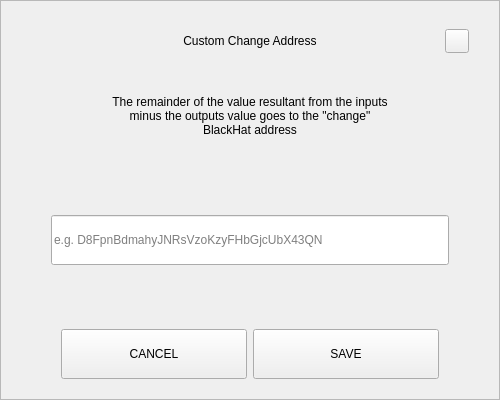
<?xml version="1.0" encoding="UTF-8"?>
<ui version="4.0">
 <class>SendChangeAddressDialog</class>
 <widget class="QDialog" name="SendChangeAddressDialog">
  <property name="geometry">
   <rect>
    <x>0</x>
    <y>0</y>
    <width>500</width>
    <height>400</height>
   </rect>
  </property>
  <property name="windowTitle">
   <string>Dialog</string>
  </property>
  <layout class="QVBoxLayout" name="verticalLayout">
   <property name="spacing">
    <number>0</number>
   </property>
   <property name="leftMargin">
    <number>0</number>
   </property>
   <property name="topMargin">
    <number>0</number>
   </property>
   <property name="rightMargin">
    <number>0</number>
   </property>
   <property name="bottomMargin">
    <number>0</number>
   </property>
   <item>
    <widget class="QFrame" name="frame">
     <property name="styleSheet">
      <string notr="true"/>
     </property>
     <property name="frameShape">
      <enum>QFrame::StyledPanel</enum>
     </property>
     <property name="frameShadow">
      <enum>QFrame::Raised</enum>
     </property>
     <layout class="QVBoxLayout" name="verticalLayout_2" stretch="0,0,0,0,0,0,0">
      <property name="spacing">
       <number>0</number>
      </property>
      <property name="leftMargin">
       <number>30</number>
      </property>
      <property name="topMargin">
       <number>20</number>
      </property>
      <property name="rightMargin">
       <number>30</number>
      </property>
      <property name="bottomMargin">
       <number>20</number>
      </property>
      <item>
       <layout class="QHBoxLayout" name="horizontalLayout_3">
        <property name="spacing">
         <number>0</number>
        </property>
        <item>
         <spacer name="horizontalSpacer_2">
          <property name="orientation">
           <enum>Qt::Horizontal</enum>
          </property>
          <property name="sizeHint" stdset="0">
           <size>
            <width>40</width>
            <height>20</height>
           </size>
          </property>
         </spacer>
        </item>
        <item>
         <widget class="QLabel" name="labelTitle">
          <property name="minimumSize">
           <size>
            <width>0</width>
            <height>40</height>
           </size>
          </property>
          <property name="maximumSize">
           <size>
            <width>16777215</width>
            <height>40</height>
           </size>
          </property>
          <property name="styleSheet">
           <string notr="true">padding-left:24px;</string>
          </property>
          <property name="text">
           <string>Custom Change Address</string>
          </property>
          <property name="alignment">
           <set>Qt::AlignCenter</set>
          </property>
          <property name="margin">
           <number>7</number>
          </property>
         </widget>
        </item>
        <item>
         <spacer name="horizontalSpacer">
          <property name="orientation">
           <enum>Qt::Horizontal</enum>
          </property>
          <property name="sizeHint" stdset="0">
           <size>
            <width>40</width>
            <height>20</height>
           </size>
          </property>
         </spacer>
        </item>
        <item>
         <widget class="QPushButton" name="btnEsc">
          <property name="minimumSize">
           <size>
            <width>24</width>
            <height>24</height>
           </size>
          </property>
          <property name="maximumSize">
           <size>
            <width>24</width>
            <height>24</height>
           </size>
          </property>
          <property name="focusPolicy">
           <enum>Qt::NoFocus</enum>
          </property>
          <property name="text">
           <string/>
          </property>
         </widget>
        </item>
       </layout>
      </item>
      <item>
       <spacer name="verticalSpacer_2">
        <property name="orientation">
         <enum>Qt::Vertical</enum>
        </property>
        <property name="sizeType">
         <enum>QSizePolicy::Fixed</enum>
        </property>
        <property name="sizeHint" stdset="0">
         <size>
          <width>20</width>
          <height>20</height>
         </size>
        </property>
       </spacer>
      </item>
      <item alignment="Qt::AlignHCenter">
       <widget class="QLabel" name="labelMessage">
        <property name="minimumSize">
         <size>
          <width>0</width>
          <height>70</height>
         </size>
        </property>
        <property name="text">
         <string>The remainder of the value resultant from the inputs minus the outputs value goes to the &quot;change&quot; BlackHat address</string>
        </property>
        <property name="alignment">
         <set>Qt::AlignCenter</set>
        </property>
        <property name="wordWrap">
         <bool>true</bool>
        </property>
       </widget>
      </item>
      <item>
       <spacer name="verticalSpacer_3">
        <property name="orientation">
         <enum>Qt::Vertical</enum>
        </property>
        <property name="sizeHint" stdset="0">
         <size>
          <width>20</width>
          <height>40</height>
         </size>
        </property>
       </spacer>
      </item>
      <item>
       <layout class="QHBoxLayout" name="horizontalLayout_2">
        <property name="spacing">
         <number>0</number>
        </property>
        <property name="leftMargin">
         <number>20</number>
        </property>
        <property name="rightMargin">
         <number>20</number>
        </property>
        <item>
         <widget class="QLineEdit" name="lineEditAddress">
          <property name="minimumSize">
           <size>
            <width>0</width>
            <height>50</height>
           </size>
          </property>
          <property name="placeholderText">
           <string notr="true">e.g. D8FpnBdmahyJNRsVzoKzyFHbGjcUbX43QN</string>
          </property>
         </widget>
        </item>
       </layout>
      </item>
      <item>
       <spacer name="verticalSpacer">
        <property name="orientation">
         <enum>Qt::Vertical</enum>
        </property>
        <property name="sizeHint" stdset="0">
         <size>
          <width>20</width>
          <height>40</height>
         </size>
        </property>
       </spacer>
      </item>
      <item>
       <layout class="QHBoxLayout" name="horizontalLayout" stretch="2,2">
        <property name="spacing">
         <number>6</number>
        </property>
        <property name="leftMargin">
         <number>30</number>
        </property>
        <property name="rightMargin">
         <number>30</number>
        </property>
        <item>
         <widget class="QPushButton" name="btnCancel">
          <property name="minimumSize">
           <size>
            <width>180</width>
            <height>50</height>
           </size>
          </property>
          <property name="focusPolicy">
           <enum>Qt::NoFocus</enum>
          </property>
          <property name="text">
           <string>CANCEL</string>
          </property>
         </widget>
        </item>
        <item>
         <widget class="QPushButton" name="btnSave">
          <property name="minimumSize">
           <size>
            <width>180</width>
            <height>50</height>
           </size>
          </property>
          <property name="focusPolicy">
           <enum>Qt::NoFocus</enum>
          </property>
          <property name="text">
           <string>SAVE</string>
          </property>
         </widget>
        </item>
       </layout>
      </item>
     </layout>
    </widget>
   </item>
  </layout>
 </widget>
 <resources/>
 <connections/>
</ui>
